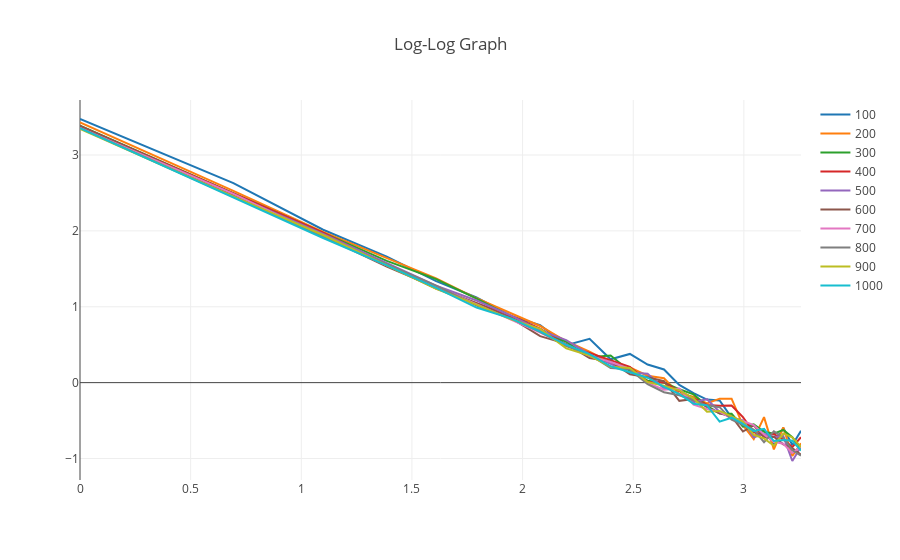

Source (notebook cell):
### Code cell
df = pd.read_csv('zipfian/zipfian13100.csv')

trace1 = go.Scatter(
                    x=np.log(df['Integer']), y=np.log(df['Value']), # Data
                    mode='lines', name='100' # Additional options
                   )


df = pd.read_csv('zipfian/zipfian13200.csv')

trace2 = go.Scatter(
                    x=np.log(df['Integer']), y=np.log(df['Value']), # Data
                    mode='lines', name='200' # Additional options
                   )


df = pd.read_csv('zipfian/zipfian13300.csv')

trace3 = go.Scatter(
                    x=np.log(df['Integer']), y=np.log(df['Value']), # Data
                    mode='lines', name='300' # Additional options
                   )

df = pd.read_csv('zipfian/zipfian13400.csv')

trace4 = go.Scatter(
                    x=np.log(df['Integer']), y=np.log(df['Value']), # Data
                    mode='lines', name='400' # Additional options
                   )

df = pd.read_csv('zipfian/zipfian13500.csv')

trace5 = go.Scatter(
                    x=np.log(df['Integer']), y=np.log(df['Value']), # Data
                    mode='lines', name='500' # Additional options
                   )

df = pd.read_csv('zipfian/zipfian13600.csv')

trace6 = go.Scatter(
                    x=np.log(df['Integer']), y=np.log(df['Value']), # Data
                    mode='lines', name='600' # Additional options
                   )

df = pd.read_csv('zipfian/zipfian13700.csv')

trace7 = go.Scatter(
                    x=np.log(df['Integer']), y=np.log(df['Value']), # Data
                    mode='lines', name='700' # Additional options
                   )

df = pd.read_csv('zipfian/zipfian13800.csv')

trace8 = go.Scatter(
                    x=np.log(df['Integer']), y=np.log(df['Value']), # Data
                    mode='lines', name='800' # Additional options
                   )

df = pd.read_csv('zipfian/zipfian13900.csv')

trace9 = go.Scatter(
                    x=np.log(df['Integer']), y=np.log(df['Value']), # Data
                    mode='lines', name='900' # Additional options
                   )


df = pd.read_csv('zipfian/zipfian1326.csv')

trace10 = go.Scatter(
                    x=np.log(df['Integer']), y=np.log(df['Value']), # Data
                    mode='lines', name='1000' # Additional options
                   )



layout = go.Layout(title='Log-Log Graph',
                   plot_bgcolor='rgb(255, 255,255)')

fig = go.Figure(data=[trace1, trace2, trace3, trace4, trace5, trace6, trace7, trace8, trace9, trace10], layout=layout)

# Plot data in the notebook
iplot(fig)
